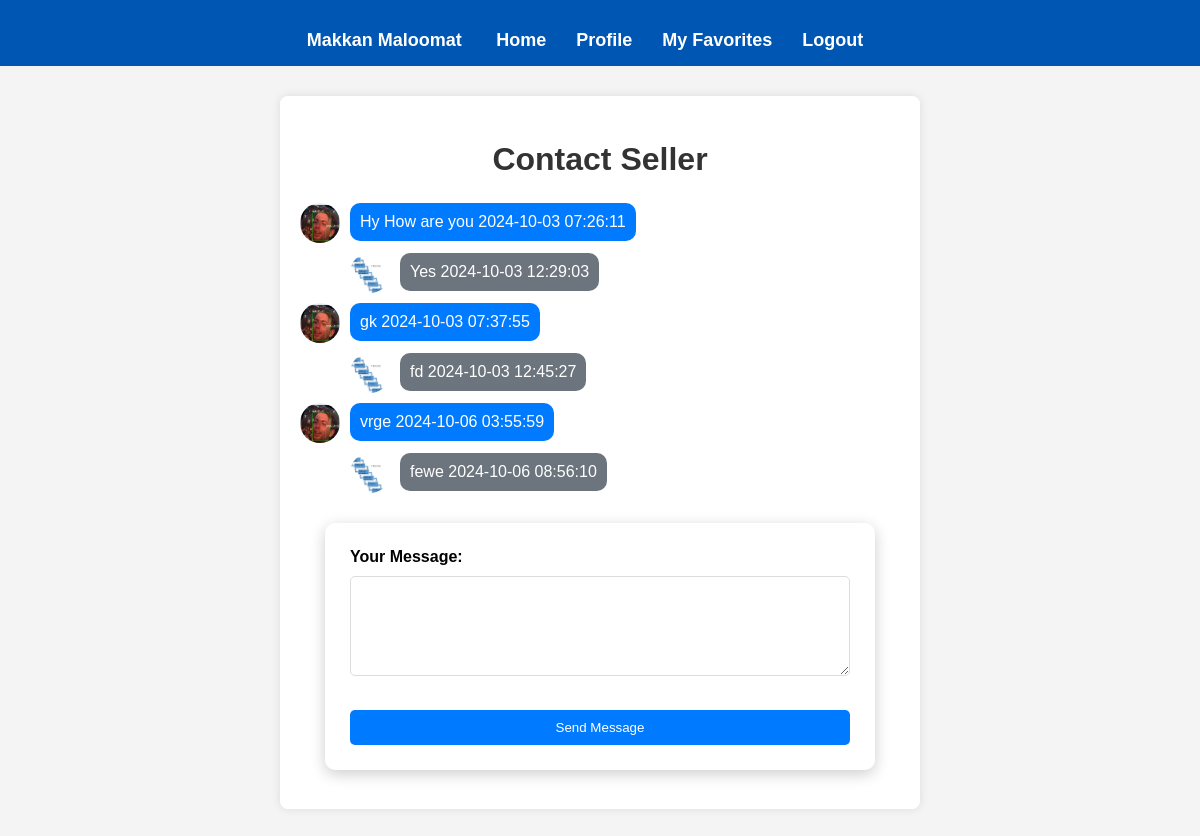
/contact_seller.php?property_id=1 (signed in), run on the app's committed database.
### tables this page shows
CREATE TABLE `messages` (
  `id` int(11) NOT NULL,
  `sender_id` int(11) NOT NULL,
  `receiver_id` int(11) NOT NULL,
  `property_id` int(11) NOT NULL,
  `message` text NOT NULL,
  `created_at` timestamp NOT NULL DEFAULT current_timestamp(),
  `reply` text DEFAULT NULL,
  `reply_created_at` datetime DEFAULT NULL
);

CREATE TABLE `users` (
  `user_id` int(11) NOT NULL,
  `username` varchar(255) NOT NULL,
  `password` varchar(255) NOT NULL,
  `email` varchar(255) NOT NULL,
  `full_name` varchar(255) DEFAULT NULL,
  `contact_number` varchar(20) DEFAULT NULL,
  `address` text DEFAULT NULL,
  `created_at` timestamp NOT NULL DEFAULT current_timestamp(),
  `usertype` enum('customer','seller') NOT NULL,
  `profile_pic` varchar(255) DEFAULT 'default.png',
  `expertise` varchar(255) DEFAULT NULL
);

### contact_seller.php (the view, shortened to what this page needs)
<?php
include('config.php');
if (isset($_GET['property_id'])) {
    $property_id = intval($_GET['property_id']);
    $sql = "SELECT * FROM properties WHERE property_id = ?";
    $stmt = mysqli_prepare($conn, $sql);
    mysqli_stmt_bind_param($stmt, "i", $property_id);
    mysqli_stmt_execute($stmt);
    $result = mysqli_stmt_get_result($stmt);
    $property = mysqli_fetch_assoc($result);
    $seller_id = $property['user_id'];
    $sql_seller = "SELECT profile_pic FROM users WHERE user_id = ?";
    $stmt_seller = mysqli_prepare($conn, $sql_seller);
    mysqli_stmt_bind_param($stmt_seller, "i", $seller_id);
    mysqli_stmt_execute($stmt_seller);
    $result_seller = mysqli_stmt_get_result($stmt_seller);
    $seller = mysqli_fetch_assoc($result_seller);
    $user_id = $_SESSION['user_id'];
    $sql_user = "SELECT profile_pic FROM users WHERE user_id = ?";
    $stmt_user = mysqli_prepare($conn, $sql_user);
    mysqli_stmt_bind_param($stmt_user, "i", $user_id);
    mysqli_stmt_execute($stmt_user);
    $result_user = mysqli_stmt_get_result($stmt_user);
    $user = mysqli_fetch_assoc($result_user);
    $sql_messages = "SELECT m.*,
                            (SELECT profile_pic FROM users WHERE user_id = m.sender_id) AS sender_pic,
                            (SELECT profile_pic FROM users WHERE user_id = m.receiver_id) AS receiver_pic
                     FROM messages m
                     WHERE (m.sender_id = ? AND m.receiver_id = ?) OR (m.sender_id = ? AND m.receiver_id = ?)
                     ORDER BY created_at ASC";
    $stmt_messages = mysqli_prepare($conn, $sql_messages);
    mysqli_stmt_bind_param($stmt_messages, "iiii", $user_id, $seller_id, $seller_id, $user_id);
    mysqli_stmt_execute($stmt_messages);
    $result_messages = mysqli_stmt_get_result($stmt_messages);
    $messages = mysqli_fetch_all($result_messages, MYSQLI_ASSOC);
} else {
    header("location: view_favorites.php");
    exit;
}
?>
<!DOCTYPE html>
<html lang="en">
<head>
    <link rel="stylesheet" href="./CSS/style.css">
</head>
<body>
    <?php include 'navbar.php'; ?>
    <div class="container">
        <h1>Contact Seller</h1>
        <?php foreach ($messages as $message): ?>
            <div class="message <?php echo $message['sender_id'] == $user_id ? 'sender' : 'receiver'; ?>">
                <img src="seller/uploads/<?php echo htmlspecialchars($message['sender_id'] == $user_id ? $user['profile_pic'] : $seller['profile_pic']); ?>" alt="Profile Picture">
                <div class="message-content">
                    <?php echo htmlspecialchars($message['message']); ?>
                        <?php echo htmlspecialchars($message['created_at']); ?>
                </div>
            </div>
            <?php if (!empty($message['reply'])): ?>
                <div class="message reply">
                    <img src="seller/uploads/<?php echo htmlspecialchars($seller['profile_pic']); ?>" alt="Profile Picture">
                    <div class="message-content">
                        <?php echo htmlspecialchars($message['reply']); ?>
                            <?php echo htmlspecialchars($message['reply_created_at']); ?>
                    </div>
                </div>
            <?php endif; ?>
        <?php endforeach; ?>
        <form method="POST">
            <label for="message">Your Message:</label>
            <textarea name="message" required></textarea>
            <button type="submit" class="btn">Send Message</button>
        </form>
    </div>
</body>
</html>

### CSS/style.css (style rules this page uses)
body { margin: 0; padding: 0; background-color: #e8f0fe; }
h1, h2, h3, h4, h5, h6 { color: #333; text-align: center; margin: 25px; }
form { max-width: 500px; margin: 30px auto; padding: 25px; background-color: #ffffff; border-radius: 10px; box-shadow: 0 4px 15px rgba(0, 0, 0, 0.2); }
label { display: block; margin-bottom: 10px; font-weight: bold; }
input, select, textarea { width: 100%; padding: 10px; margin-bottom: 20px; box-sizing: border-box; border: 1px solid #ccc; border-radius: 5px; }
input[type="submit"], button { background-color: #0056b3; color: #ffffff; cursor: pointer; padding: 10px 15px; border: none; border-radius: 5px; }

### contact_seller.php (style rules this page uses)
body { font-family: Arial, sans-serif; background-color: #f4f4f4; margin: 0; padding: 0; }
.container { width: 50%; margin: auto; margin-top: 30px; overflow: hidden; padding: 20px; background: white; border-radius: 8px; box-shadow: 0 0 10px rgba(0, 0, 0, 0.1); height: 70vh; overflow-y: auto; }
h1 { text-align: center; color: #333; }
.message { display: flex; align-items: flex-start; margin-bottom: 10px; }
.message img { width: 40px; height: 40px; border-radius: 50%; margin-right: 10px; }
.sender { flex-direction: row; }
.message-content { max-width: 70%; padding: 10px; border-radius: 10px; color: white; position: relative; }
.sender .message-content { background-color: #007bff; }
.reply { margin-left: 50px; }
.reply .message-content { background-color: #6c757d; }
textarea { width: 100%; height: 100px; padding: 10px; border-radius: 5px; border: 1px solid #ddd; }
.btn { display: block; width: 100%; padding: 10px; background-color: #007bff; color: white; border: none; border-radius: 5px; cursor: pointer; text-align: center; margin-top: 10px; }

### data on the page
messages: sender.profile_pic (picture), message "Hy How are you", created_at "2024-10-03 07:26:11", receiver.profile_pic (picture), reply "Yes", reply_created_at "2024-10-03 12:29:03"
messages: sender.profile_pic (picture), message "gk", created_at "2024-10-03 07:37:55", receiver.profile_pic (picture), reply "fd", reply_created_at "2024-10-03 12:45:27"
messages: sender.profile_pic (picture), message "vrge", created_at "2024-10-06 03:55:59", receiver.profile_pic (picture), reply "fewe", reply_created_at "2024-10-06 08:56:10"
